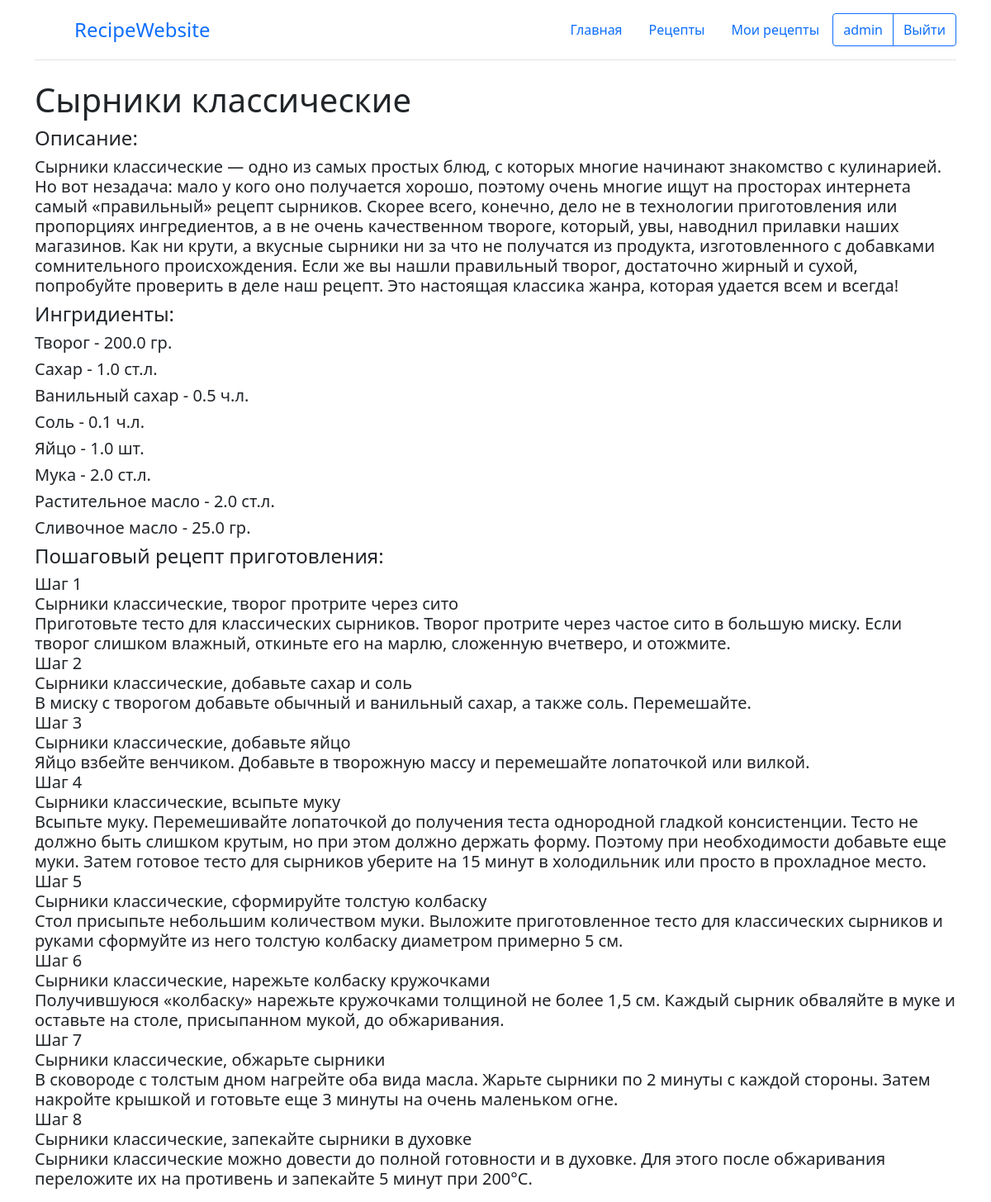
Page /recipe/1 (signed in) on the committed database.
### User/models.py (models this page shows)
class User(AbstractUser):
    phone_number = models.CharField(max_length=10, blank=True, null=True)

### Recipe/models.py (models this page shows, shortened)
class Recipe(models.Model):
    name = models.CharField(max_length=100)
    user = models.ForeignKey(user, on_delete=models.CASCADE)
    description = models.TextField()
    ingredients = models.ManyToManyField(Product, through="Ingredient")
    steps = models.TextField()

class Ingredient(models.Model):
    product = models.ForeignKey(Product, on_delete=models.CASCADE)
    recipe = models.ForeignKey(Recipe, on_delete=models.CASCADE)
    quantity = models.FloatField()
    unit = models.CharField(max_length=50)
    class Meta:
        unique_together = ("product", "recipe")
    def __str__(self):
        return f'{self.product} - {self.quantity} {self.unit}'

class Product(models.Model):
    name = models.CharField(max_length=100)
    category = models.CharField(max_length=100)
    def __str__(self):
        return self.name

### Recipe/views.py (the view)
# urls.py: path('recipe/<int:recipe_id>', views.recipe, name="recipe"),
def recipe(request, recipe_id):
    recipe = get_object_or_404(Recipe, pk=recipe_id)
    ingredients = Ingredient.objects.all().filter(recipe_id=recipe_id)
    context = {
        "title": recipe.name,
        "description": recipe.description,
        "ingredients": ingredients,
        "steps": recipe.steps
    }
    return render(request, "Recipe/recipe.html", context=context)

### templates/Recipe/recipe.html
{% extends "base.html" %}
{% load bootstrap5 %}
{% load static %}
{% block content %}
    <div class="container">
        <h1>{{ title }}</h1>
        <h4>Описание:</h4>
        <h5>{{ description }}</h5>
        <h4>Ингридиенты:</h4>
        {% for ingredient in ingredients %}
        <h5>{{ ingredient }}</h5>
        {% endfor %}
        <h4>Пошаговый рецепт приготовления:</h4>
        <h5>{{ steps|linebreaks }}</h5>
    </div>
{% endblock %}

### templates/includes/header.html (shortened to what this page needs)
{% load bootstrap5 %}
{% load static %}
<div class="container">
    <header class="d-flex flex-wrap justify-content-center py-3 mb-4 border-bottom">
      <a href={% url "index" %} class="d-flex align-items-center mb-3 mb-md-0 me-md-auto link-body-emphasis text-decoration-none">
        <svg class="bi me-2" width="40" height="32"><use xlink:href="#bootstrap"/></svg>
        <span class="fs-4">RecipeWebsite</span>
      </a>
      <ul class="nav nav-pills">
        <li class="nav-item"><a href= {% url "index" %} class="nav-link">Главная</a></li>
        <li class="nav-item"><a href={% url "all_recipes" %} class="nav-link">Рецепты</a></li>
        {% if user.is_authenticated %}
        <li class="nav-item"><a href={% url "my_recipe" %} class="nav-link">Мои рецепты</a></li>
        <div class="btn-group" role="group" aria-label="Basic outlined example">
            <button type="button" class="btn btn-outline-primary">
                <a class="text-decoration-none text-reset" href={% url "profile" %}>{{ user.username }}</a>
            </button>
            <button type="button" class="btn btn-outline-primary">
                <a class="text-decoration-none text-reset" href={% url "logout" %}>Выйти</a>
            </button>
        </div>
        {% endif %}
    </ul>
</header>
</div>

### rows in the picture
User: username "admin"
Recipe: name "Сырники классические", description "Сырники классические — одно из самых простых блюд, с которых многие начинают знакомство с кулинарией. Но вот незадача: мало у кого оно получается хорошо, поэтому очень многие ищут на просторах интернета самый «правильный» рецепт сырников. Скорее всего, конечно, дело не в технологии приготовления или пропорциях ингредиентов, а в не очень качественном твороге, который, увы, наводнил прилавки наших магазинов. Как ни крути, а вкусные сырники ни за что не получатся из продукта, изготовленного с добавками сомнительного происхождения. Если же вы нашли правильный творог, достаточно жирный и сухой, попробуйте проверить в деле наш рецепт. Это настоящая классика жанра, которая удается всем и всегда!", steps "Шаг 1 Сырники классические, творог протрите через сито Приготовьте тесто для классических сырников. Творог протрите через частое сито в большую миску. Если творог слишком влажный, откиньте его на марлю, сложенную вчетверо, и отожмите. Шаг 2 Сырники классические, добавьте сахар и соль В миску с творогом добавьте обычный и ванильный сахар, а также соль. Перемешайте. Шаг 3 Сырники классические, добавьте яйцо Яйцо взбейте венчиком. Добавьте в творожную массу и перемешайте лопаточкой или вилкой. Шаг 4 Сырники классические, всыпьте муку Всыпьте муку. Перемешивайте лопаточкой до получения теста однородной гладкой консистенции. Тесто не должно быть слишком крутым, но при этом должно держать форму.…"
Ingredient: product+quantity+unit "Творог - 200.0 гр."
Ingredient: product+quantity+unit "Сахар - 1.0 ст.л."
Ingredient: product+quantity+unit "Ванильный сахар - 0.5 ч.л."
Ingredient: product+quantity+unit "Соль - 0.1 ч.л."
Ingredient: product+quantity+unit "Яйцо - 1.0 шт."
Ingredient: product+quantity+unit "Мука - 2.0 ст.л."
Ingredient: product+quantity+unit "Растительное масло - 2.0 ст.л."
Ingredient: product+quantity+unit "Сливочное масло - 25.0 гр."
